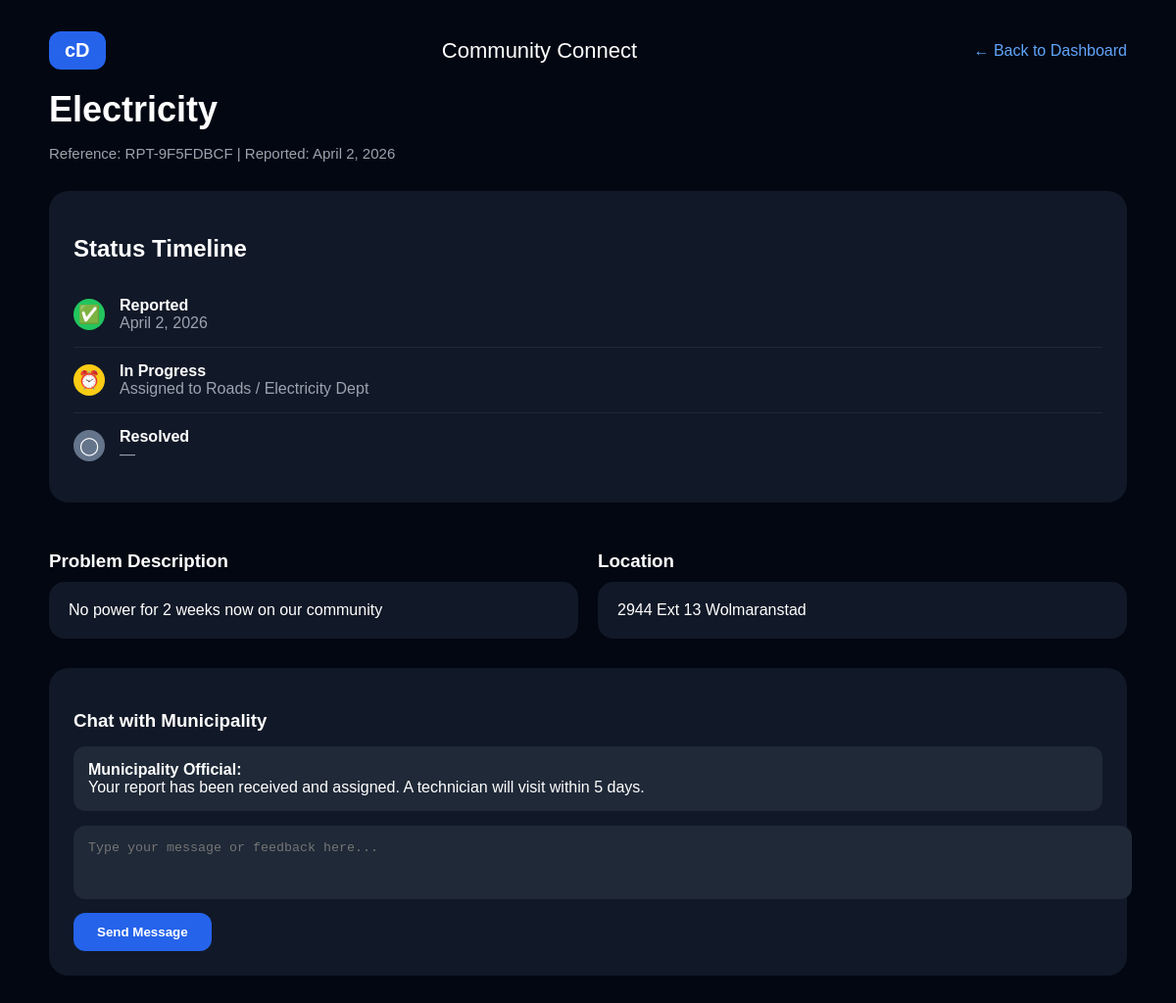
/dashboard/report/3/, run on the app's committed database.
### report_app/models.py (models this page shows, shortened)
class Report(models.Model):
    reference_number = models.CharField(max_length=20, unique=True, editable=False)
    category = models.CharField(max_length=50, choices=CATEGORY_CHOICES)
    description = models.TextField(blank=True, null=True)
    location = models.CharField(max_length=255)
    status = models.CharField(max_length=20, choices=STATUS_CHOICES, default='reported')
    reported_date = models.DateField(auto_now_add=True)
    last_updated = models.DateField(auto_now=True)
    user = models.ForeignKey(User, on_delete=models.CASCADE, null=True, blank=True)  # Optional for anonymous

### dashboard_app/views.py (the view)
# urls.py: path('report/<int:pk>/', views.report_detail, name='report_detail'),
def report_detail(request, pk):
    report = get_object_or_404(Report, pk=pk)
    return render(request, 'dashboard_app/report_detail.html', {'report': report})

### dashboard_app/templates/dashboard_app/report_detail.html (shortened to what this page needs)
<!DOCTYPE html>
<html lang="en">
<head>
    <link rel="stylesheet" href="https://cdnjs.cloudflare.com/ajax/libs/font-awesome/6.5.0/css/all.min.css">
</head>
<body>
<div class="container">
    <div class="header">
        <div class="logo-box">cD</div>
        <span style="font-size:22px;">Community Connect</span>
        <a href="{% url 'dashboard_app:dashboard' %}" style="color:#60a5fa; text-decoration:none;">← Back to Dashboard</a>
    </div>
    <h1>{{ report.get_category_display }}</h1>
    <p class="meta">Reference: {{ report.reference_number }} | Reported: {{ report.reported_date }}</p>
    <div class="timeline-box">
        <h2 style="margin-bottom:20px; font-size:24px;">Status Timeline</h2>
        <div class="timeline-item">
            <div class="icon-circle" style="background:#22c55e;">✅</div>
            <div>
                <strong>Reported</strong><br>
                <span style="color:#9ca3af;">{{ report.reported_date }}</span>
            </div>
        </div>
        <div class="timeline-item">
            <div class="icon-circle" style="background:#facc15; color:black;">⏰</div>
            <div>
                <strong>In Progress</strong><br>
                <span style="color:#9ca3af;">Assigned to Roads / Electricity Dept</span>
            </div>
        </div>
        <div class="timeline-item">
            <div class="icon-circle" style="background:#64748b;">◯</div>
            <div>
                <strong>Resolved</strong><br>
                <span style="color:#9ca3af;">—</span>
            </div>
        </div>
    </div>
    <div style="display: grid; grid-template-columns: 1fr 1fr; gap: 20px; margin-bottom: 30px;">
        <div>
            <h3 style="margin-bottom:10px;">Problem Description</h3>
            <div class="info-box">
                {{ report.description|default:"No description provided." }}
            </div>
        </div>
        <div>
            <h3 style="margin-bottom:10px;">Location</h3>
            <div class="info-box">
                {{ report.location }}
            </div>
        </div>
    </div>
    <div class="chat-box">
        <h3 style="margin-bottom:15px;">Chat with Municipality</h3>
        <div class="chat-message">
            <strong>Municipality Official:</strong><br>
            Your report has been received and assigned. A technician will visit within 5 days.
        </div>
        <textarea rows="3" placeholder="Type your message or feedback here..."></textarea>
        <button style="background:#2563eb; color:white; border:none; padding:12px 24px; border-radius:12px; margin-top:10px; font-weight:bold;">
            Send Message
        </button>
    </div>
</div>
</body>
</html>

### dashboard_app/templates/dashboard_app/report_detail.html (style rules this page uses)
body { background-color: #030712; color: white; font-family: Arial, sans-serif; }
.container { max-width: 1100px; margin: auto; padding: 24px; }
.header { display: flex; justify-content: space-between; align-items: center; margin-bottom: 20px; }
.logo-box { background: #2563eb; padding: 8px 16px; border-radius: 12px; font-weight: bold; font-size: 20px; }
h1 { font-size: 36px; margin: 10px 0 5px 0; }
.meta { color: #9ca3af; font-size: 15px; }
.timeline-box { background: #111827; padding: 25px; border-radius: 20px; margin: 30px 0; }
.timeline-item { display: flex; align-items: center; gap: 15px; padding: 15px 0; border-bottom: 1px solid #1f2937; }
.timeline-item:last-child { border-bottom: none; }
.icon-circle { width: 32px; height: 32px; border-radius: 50%; display: flex; align-items: center; justify-content: center; font-size: 18px; }
.info-box { background: #111827; padding: 20px; border-radius: 16px; }
.chat-box { background: #111827; padding: 25px; border-radius: 20px; margin-top: 30px; }
.chat-message { background: #1f2937; padding: 15px; border-radius: 12px; margin-bottom: 15px; }
textarea { width: 100%; background: #1f2937; border: none; border-radius: 12px; padding: 15px; color: white; resize: none; }

### data on the page
Report: category "Electricity", reference_number "RPT-9F5FDBCF", reported_date "April 2, 2026", description "No power for 2 weeks now on our community", location "2944 Ext 13 Wolmaranstad"
